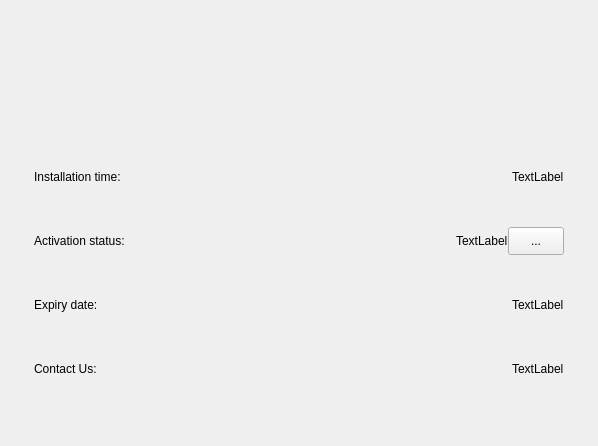
<?xml version="1.0" encoding="UTF-8"?>
<ui version="4.0">
 <class>LicenseInformation</class>
 <widget class="QWidget" name="LicenseInformation">
  <property name="geometry">
   <rect>
    <x>0</x>
    <y>0</y>
    <width>598</width>
    <height>446</height>
   </rect>
  </property>
  <property name="windowTitle">
   <string>Form</string>
  </property>
  <property name="styleSheet">
   <string notr="true"/>
  </property>
  <layout class="QVBoxLayout" name="verticalLayout_2">
   <property name="spacing">
    <number>0</number>
   </property>
   <property name="leftMargin">
    <number>0</number>
   </property>
   <property name="topMargin">
    <number>0</number>
   </property>
   <property name="rightMargin">
    <number>0</number>
   </property>
   <property name="bottomMargin">
    <number>40</number>
   </property>
   <item>
    <widget class="QWidget" name="widget_logo" native="true">
     <property name="minimumSize">
      <size>
       <width>0</width>
       <height>157</height>
      </size>
     </property>
     <property name="maximumSize">
      <size>
       <width>16777215</width>
       <height>157</height>
      </size>
     </property>
    </widget>
   </item>
   <item>
    <widget class="QWidget" name="widget_content" native="true">
     <layout class="QVBoxLayout" name="verticalLayout">
      <property name="spacing">
       <number>24</number>
      </property>
      <property name="leftMargin">
       <number>24</number>
      </property>
      <property name="topMargin">
       <number>0</number>
      </property>
      <property name="rightMargin">
       <number>24</number>
      </property>
      <property name="bottomMargin">
       <number>0</number>
      </property>
      <item>
       <widget class="QWidget" name="widget_install_time" native="true">
        <property name="minimumSize">
         <size>
          <width>0</width>
          <height>40</height>
         </size>
        </property>
        <property name="maximumSize">
         <size>
          <width>16777215</width>
          <height>40</height>
         </size>
        </property>
        <layout class="QHBoxLayout" name="horizontalLayout">
         <property name="spacing">
          <number>0</number>
         </property>
         <property name="leftMargin">
          <number>10</number>
         </property>
         <property name="topMargin">
          <number>0</number>
         </property>
         <property name="rightMargin">
          <number>10</number>
         </property>
         <property name="bottomMargin">
          <number>0</number>
         </property>
         <item>
          <widget class="QLabel" name="lab_install_time">
           <property name="text">
            <string>Installation time:</string>
           </property>
          </widget>
         </item>
         <item>
          <spacer name="horizontalSpacer">
           <property name="orientation">
            <enum>Qt::Horizontal</enum>
           </property>
           <property name="sizeHint" stdset="0">
            <size>
             <width>125</width>
             <height>20</height>
            </size>
           </property>
          </spacer>
         </item>
         <item>
          <widget class="QLabel" name="lab_install_time_info">
           <property name="text">
            <string>TextLabel</string>
           </property>
          </widget>
         </item>
        </layout>
       </widget>
      </item>
      <item>
       <widget class="QWidget" name="widget_register_status" native="true">
        <property name="minimumSize">
         <size>
          <width>0</width>
          <height>40</height>
         </size>
        </property>
        <property name="maximumSize">
         <size>
          <width>16777215</width>
          <height>40</height>
         </size>
        </property>
        <layout class="QHBoxLayout" name="horizontalLayout_2">
         <property name="spacing">
          <number>0</number>
         </property>
         <property name="leftMargin">
          <number>10</number>
         </property>
         <property name="topMargin">
          <number>0</number>
         </property>
         <property name="rightMargin">
          <number>10</number>
         </property>
         <property name="bottomMargin">
          <number>0</number>
         </property>
         <item>
          <widget class="QLabel" name="lab_register_status">
           <property name="text">
            <string>Activation status:</string>
           </property>
          </widget>
         </item>
         <item>
          <spacer name="horizontalSpacer_2">
           <property name="orientation">
            <enum>Qt::Horizontal</enum>
           </property>
           <property name="sizeHint" stdset="0">
            <size>
             <width>67</width>
             <height>20</height>
            </size>
           </property>
          </spacer>
         </item>
         <item>
          <widget class="QLabel" name="lab_status">
           <property name="text">
            <string>TextLabel</string>
           </property>
          </widget>
         </item>
         <item>
          <widget class="QToolButton" name="btn_status">
           <property name="minimumSize">
            <size>
             <width>56</width>
             <height>28</height>
            </size>
           </property>
           <property name="maximumSize">
            <size>
             <width>56</width>
             <height>28</height>
            </size>
           </property>
           <property name="text">
            <string>...</string>
           </property>
          </widget>
         </item>
        </layout>
       </widget>
      </item>
      <item>
       <widget class="QWidget" name="widget_expire_date" native="true">
        <property name="minimumSize">
         <size>
          <width>0</width>
          <height>40</height>
         </size>
        </property>
        <property name="maximumSize">
         <size>
          <width>16777215</width>
          <height>40</height>
         </size>
        </property>
        <layout class="QHBoxLayout" name="horizontalLayout_3">
         <property name="spacing">
          <number>0</number>
         </property>
         <property name="leftMargin">
          <number>10</number>
         </property>
         <property name="topMargin">
          <number>0</number>
         </property>
         <property name="rightMargin">
          <number>10</number>
         </property>
         <property name="bottomMargin">
          <number>0</number>
         </property>
         <item>
          <widget class="QLabel" name="lab_expire_date">
           <property name="text">
            <string>Expiry date:</string>
           </property>
          </widget>
         </item>
         <item>
          <spacer name="horizontalSpacer_3">
           <property name="orientation">
            <enum>Qt::Horizontal</enum>
           </property>
           <property name="sizeHint" stdset="0">
            <size>
             <width>164</width>
             <height>20</height>
            </size>
           </property>
          </spacer>
         </item>
         <item>
          <widget class="QLabel" name="lab_expire_date_info">
           <property name="text">
            <string>TextLabel</string>
           </property>
          </widget>
         </item>
        </layout>
       </widget>
      </item>
      <item>
       <widget class="QWidget" name="widget_contact" native="true">
        <property name="minimumSize">
         <size>
          <width>0</width>
          <height>40</height>
         </size>
        </property>
        <property name="maximumSize">
         <size>
          <width>16777215</width>
          <height>40</height>
         </size>
        </property>
        <layout class="QHBoxLayout" name="horizontalLayout_4">
         <property name="spacing">
          <number>0</number>
         </property>
         <property name="leftMargin">
          <number>10</number>
         </property>
         <property name="topMargin">
          <number>0</number>
         </property>
         <property name="rightMargin">
          <number>10</number>
         </property>
         <property name="bottomMargin">
          <number>0</number>
         </property>
         <item>
          <widget class="QLabel" name="lab_contact">
           <property name="text">
            <string>Contact Us:</string>
           </property>
          </widget>
         </item>
         <item>
          <spacer name="horizontalSpacer_4">
           <property name="orientation">
            <enum>Qt::Horizontal</enum>
           </property>
           <property name="sizeHint" stdset="0">
            <size>
             <width>167</width>
             <height>20</height>
            </size>
           </property>
          </spacer>
         </item>
         <item>
          <widget class="QLabel" name="lab_contact_info">
           <property name="text">
            <string>TextLabel</string>
           </property>
          </widget>
         </item>
        </layout>
       </widget>
      </item>
     </layout>
    </widget>
   </item>
   <item>
    <spacer name="verticalSpacer">
     <property name="orientation">
      <enum>Qt::Vertical</enum>
     </property>
     <property name="sizeHint" stdset="0">
      <size>
       <width>20</width>
       <height>40</height>
      </size>
     </property>
    </spacer>
   </item>
  </layout>
 </widget>
 <resources/>
 <connections/>
</ui>
